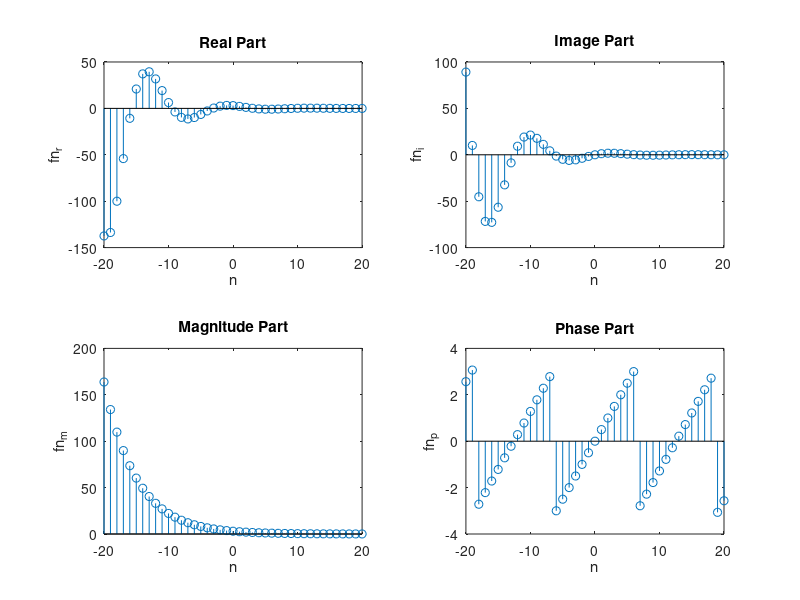

MATLAB code to generate this figure:
%%Practice code for complex Funcion analysis

close all;
clc;
clear all;

n = [-20:1:20];

for k = 1:1:41;
    n(k) = k-21;
end

fn = 3*exp((-0.2+0.5*i).*n);

fn_r = real(fn);
fn_i = imag(fn);
fn_m = abs(fn);
fn_p = angle(fn);

figure(1);

subplot(2,2,1);
stem(n,fn_r);
title('Real Part');
ylabel('fn_r');
xlabel('n');

subplot(2,2,2);
stem(n,fn_i);
title('Image Part');
ylabel('fn_i');
xlabel('n');

subplot(2,2,3);
stem(n,fn_m);
title('Magnitude Part');
ylabel('fn_m');
xlabel('n');

subplot(2,2,4);
stem(n,fn_p);
title('Phase Part');
ylabel('fn_p');
xlabel('n');

print -depsc pr11b;

